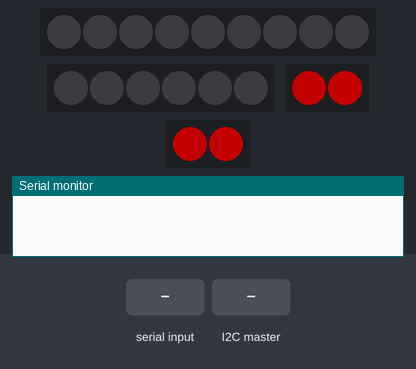
This sketch was run on a simulated Arduino Uno, built with avr-gcc and run on an emulated ATmega328P. On the bench: 9 RGB LEDs in strip order, left to right, 6 RGB LEDs in strip order, left to right, 2 × 2 RGB LEDs in strip order, left to right, the last lines printed to the serial monitor. Inputs (shaded band) come from the test bench. Dim RGB values are drawn brighter than linear; random numbers use the default seed unless the sketch sets one.

Above: at 1.2 s.
1.3 s: "1" received over Serial
At 1.53 s:
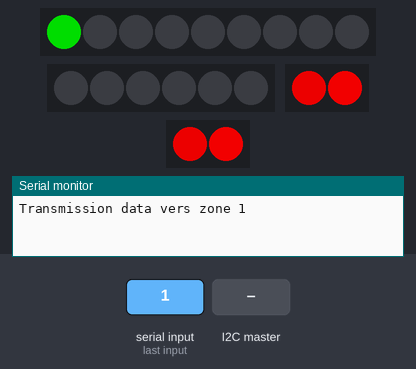
3.7 s: the I2C master sends the byte 1
At 3.95 s:
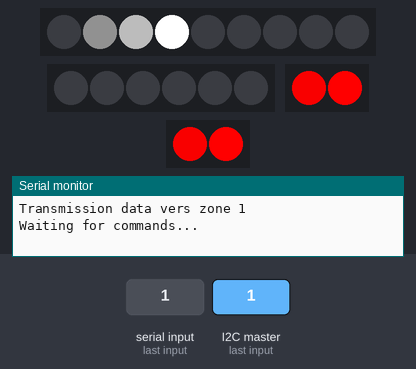
6.5 s: "5" received over Serial
At 6.66 s:
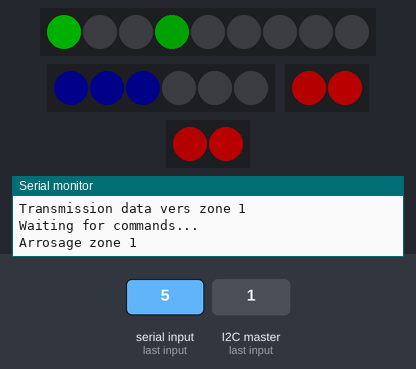
8.9 s: "2" received over Serial
At 9.08 s:
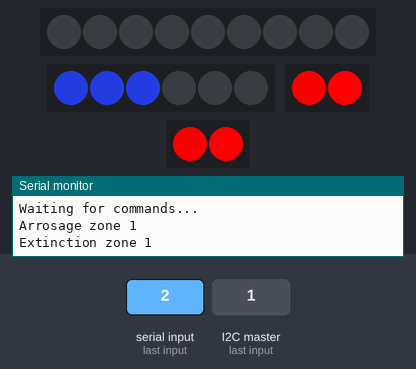
11.3 s: "6" received over Serial
13.4 s: "3" received over Serial
At 14.38 s:
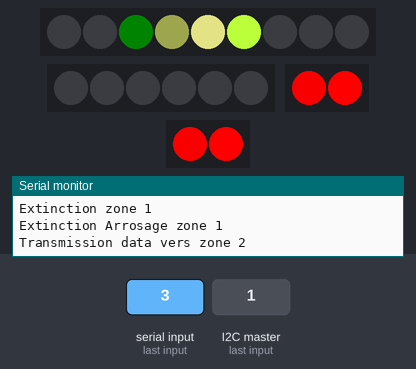
Timing chart, 0 to 21.2 s (numbered marks = the images above; inputs shaded):
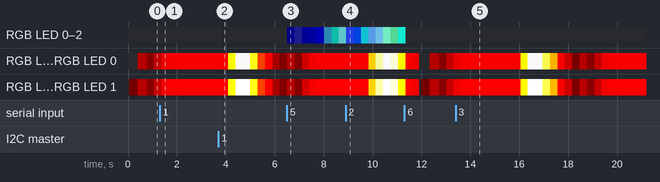

The sketch:

maquette-Biotope.ino
```cpp
/*--------------------------------------------------------------------
  Maquette Biotope - Pierre-Gilles Levallois - pgl@erasme.org
  ----------------------------------------------------------------------
  Septembre 2017
  ----------------------------------------------------------------------

  Fonctionnement :
  ~~~~~~~~~~~~~~~~
    - 2 zones d'arrosage avec chacune un arbre connecte
    - Une ligne de transmission de donnees separees en 2  paries (zone 1 et zone 2)

  La simulation est pilotable par la console Serial de l'IDE Arduino et aussi
  por une liaison I2C.
  Dans le cadre de la liaison par I2C, le code pour le master I2C est le suivant :

  --8<------8<------8<------8<------8<------8<------8<------8<------

  // Include the required Wire library for I2C
  #include <Wire.h>
  void setup() {
    // Start the I2C Bus as Master
    Wire.begin();
  }

  void loop() {
    Wire.beginTransmission(9); // transmit to device #9
    Wire.write("...");              // sends something
    Wire.endTransmission();    // stop transmitting
  }

  --8<------8<------8<------8<------8<------8<------8<------8<------

  Commandes disponibles :
  ~~~~~~~~~~~~~~~~~~~~~~~

  - '1' : // Allumage ligne data vers zone 1
  - '2' : // Extinction ligne data zone 1
  - '3' : // Allumage ligne data vers zone 2
  - '4' : // Extinction ligne data zone 2
  - '5' : // Arrosage zone 1
  - '6' : // Extinction Arrosage zone 1
  - '7' : // Arrosage zone 2
  - '8' : // Extinction Arrosage zone 2

  --------------------------------------------------------------------*/
#include "FastLED.h"
#include <Wire.h>

#if FASTLED_VERSION < 3001000
#error "Requires FastLED 3.1 or later; check github for latest code."
#endif

// Slave I2C address to receive commands
#define SLAVE_I2C_ADDRESS 9

#define DATA_PIN_LINES    5
#define DATA_PIN_ZONES    6
#define DATA_PIN_WIFI1    3
#define DATA_PIN_WIFI2    9
//#define CLK_PIN   4
#define LED_TYPE    NEOPIXEL

#define ZONE1 0
#define ZONE2 1
#define NUM_LEDS_ARROSAGES 6
CRGB zones[NUM_LEDS_ARROSAGES];

#define NUM_LEDS_ZONE1    4
#define NUM_LEDS_ZONE2    9 //10
CRGB leds[NUM_LEDS_ZONE2];

#define NUM_LEDS_WIFI   2
CRGB wifi1[NUM_LEDS_WIFI];
CRGB wifi2[NUM_LEDS_WIFI];

#define BRIGHTNESS                  255
#define FRAMES_PER_SECOND           120
#define LIGHTING_PERIOD_ARROSAGE    15
#define LIGHTING_PERIOD_DATA       15

uint8_t gHue = 0; // rotating "base color" used by many of the patterns
int pos = 0;
int posCount = 0;
int commande = 1; // Valeur de la commande reçue via I2C depuis le master
String debugMsg, previousMsg = "";
boolean b_ligne1, b_ligne2, b_zone1, b_zone2, b_wifi1, b_wifi2 = false;

void setup() {
  Serial.begin(9600);

  // tell FastLED about the LED strip configuration
  FastLED.addLeds<LED_TYPE, DATA_PIN_LINES>(leds, NUM_LEDS_ZONE2).setCorrection(TypicalLEDStrip);
  FastLED.addLeds<LED_TYPE, DATA_PIN_ZONES>(zones, NUM_LEDS_ARROSAGES).setCorrection(TypicalLEDStrip);
  FastLED.addLeds<LED_TYPE, DATA_PIN_WIFI1>(wifi1, NUM_LEDS_WIFI).setCorrection(TypicalLEDStrip);
  FastLED.addLeds<LED_TYPE, DATA_PIN_WIFI2>(wifi2, NUM_LEDS_WIFI).setCorrection(TypicalLEDStrip);

  // set master brightness control
  FastLED.setBrightness(BRIGHTNESS);
  // All leds black
  leds[0] = CRGB::Black;
  zones[0] = CRGB::Black;
  wifi1[0] = CRGB::Black;
  wifi2[0] = CRGB::Black;
  FastLED.show();

  // I 2 C communication
  // Start the I2C Bus as Slave on address 9
  Wire.begin(SLAVE_I2C_ADDRESS);
  // Attach a function to trigger when something is received.
  Wire.onReceive(receiveEvent);

  // Le wifi est toujours allumé
  b_wifi1 = true;
  b_wifi2 = true;
}

void loop()
{
  if (Serial.available()) {
    commande = Serial.read();
    choice();
  }

  // Les arbres wifi sont toujours allumés
  if (b_wifi1) {
    wifi(1);
  }
  if (b_wifi2) {
    wifi(2);
  }
  if (b_ligne1) {
    ligne(NUM_LEDS_ZONE1);
  }
  if (b_ligne2) {
    ligne(NUM_LEDS_ZONE2);
  }
  if (b_zone1) {
    arrosage(ZONE1);
  } else {
    stoparrosage(ZONE1);
  }
  if (b_zone2) {
    arrosage(ZONE2);
  } else {
    stoparrosage(ZONE2);
  }

  if (!b_ligne1 && !b_ligne2) {
    stopligne();
  }
  // Showing LEDS
  // send the 'leds' array out to the actual LED strip
  FastLED.show();
  // insert a delay to keep the framerate modest
  FastLED.delay(1000 / FRAMES_PER_SECOND);

  // do some periodic updates
  EVERY_N_MILLISECONDS( 20 ) {
    gHue++;  // slowly cycle the "base color" through the rainbow
  }

  // Displays debugMsg
  dislayMsg();
}

void dislayMsg() {
  if ( previousMsg != debugMsg ) {
    Serial.println( debugMsg );
    previousMsg = debugMsg;
  }
}

// read one character from the I2C
void receiveEvent(int bytes) {
  commande = Wire.read();
  debugMsg = "Read command : " + String(commande);
  choice();
}

void choice() {
  // Getting the command
  switch (char(commande)) {
    case '1' : // Allumage ligne data vers zone 1
      debugMsg = "Transmission data vers zone 1";
      b_ligne1 = true;
      b_ligne2 = false;
      break;

    case '2' : // Extinction ligne data zone 1
      debugMsg = "Extinction zone 1";
      b_ligne1 = false;
      break;

    case '3' : // Allumage ligne data vers zone 2
      debugMsg = "Transmission data vers zone 2";
      b_ligne1 = false;
      b_ligne2 = true;
      break;

    case '4' : // Extinction ligne data zone 2
      debugMsg = "Extinction zone 2";
      b_ligne2 = false;
      break;

    case '5' : // Arrosage zone 1
      debugMsg = "Arrosage zone 1";
      b_zone1 = true;
      break;

    case '6' : // Extinction Arrosage zone 1
      debugMsg = "Extinction Arrosage zone 1";
      b_zone1 = false;
      break;

    case '7' : // Arrosage zone 2
      debugMsg = "Arrosage zone 2";
      b_zone2 = true;
      break;

    case '8' : // Extinction Arrosage zone 2
      debugMsg = "Extinction Arrosage zone 2";
      b_zone2 = false;
      break;

    default :
      debugMsg = "Waiting for commands...";
  }
}


void wifi(int num)
{
  // a colored dot sweeping back and forth, with fading trails
  CRGBPalette16 palette = LavaColors_p;
  //int pos = beatsin16(LIGHTING_PERIOD, 0, NUM_LEDS_WIFI);
  for (int i = 0; i < NUM_LEDS_WIFI; i++) {
    if ( num == 1) {
      fadeToBlackBy( wifi1, NUM_LEDS_WIFI, 20);
      wifi1[i] += ColorFromPalette(palette, gHue + 2, gHue + 10);
    } else {
      fadeToBlackBy( wifi2, NUM_LEDS_WIFI, 20);
      wifi2[i] += ColorFromPalette(palette, gHue + 2, gHue + 10);
    }
  }
}

void arrosage(int z) {
  CRGBPalette16 palette = OceanColors_p;
  int offset = 0;
  int pos = beatsin16(LIGHTING_PERIOD_ARROSAGE, 0, NUM_LEDS_ARROSAGES);
  if ( z == ZONE2 ) {
    offset = 3;
  }
  for ( int i = offset ; i < 3 + offset ; i ++) {
    zones[i] = ColorFromPalette(palette, gHue + (pos * 2), gHue + (pos * 10));
  }
}


void stoparrosage(int z) {
  // All leds black
  int offset = 0;
  if ( z == ZONE2 ) {
    offset = 3;
  }
  for ( int i = offset ; i < 3 + offset ; i ++) {
    zones[i] = CRGB::Black;
  }
}

void ligne(int total_leds)
{
  CRGBPalette16 palette = ForestColors_p;
  // a colored dot sweeping back and forth, with fading trails
  fadeToBlackBy( leds, total_leds, 20);
  //beatsin16(LIGHTING_PERIOD, 0, total_leds)
  if (posCount < LIGHTING_PERIOD_DATA ) {
    posCount++;
  } else {
    pos++;
    posCount = 0;
  }
  if ( pos == total_leds ) {
    pos = 0;
  }
  leds[pos] += ColorFromPalette(palette, gHue + (pos * 2), gHue + (pos * 10)); // CRGB::Blue; //CHSV( gHue, 255, 192);
}

void stopligne() {
  // All leds black
  for ( int i = 0 ; i < NUM_LEDS_ZONE2 ; i ++) {
    leds[i] = CRGB::Black;
  }
  // Reset de la positin dans le strip
  pos = 0;
  posCount = 0;

}
```
